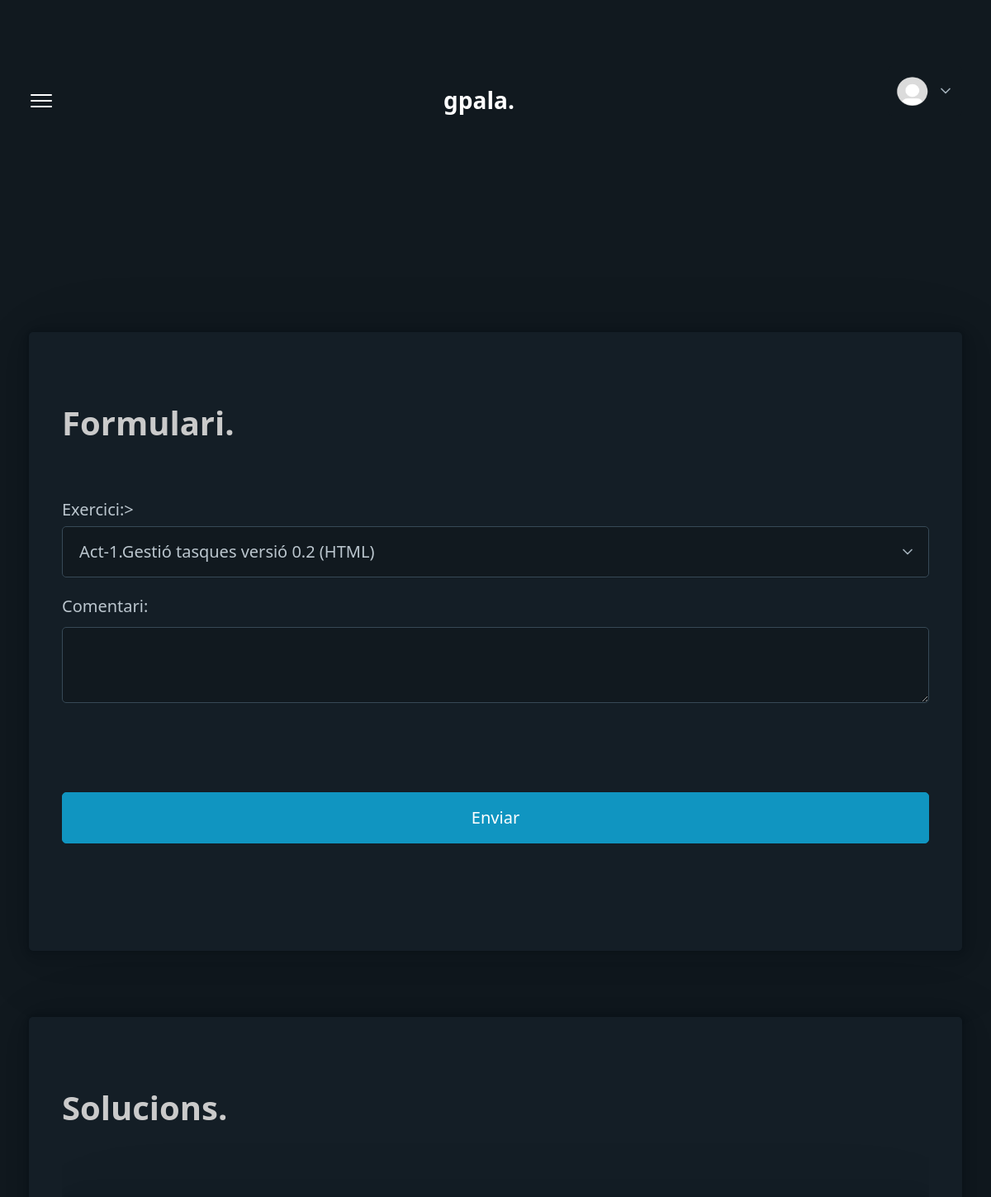
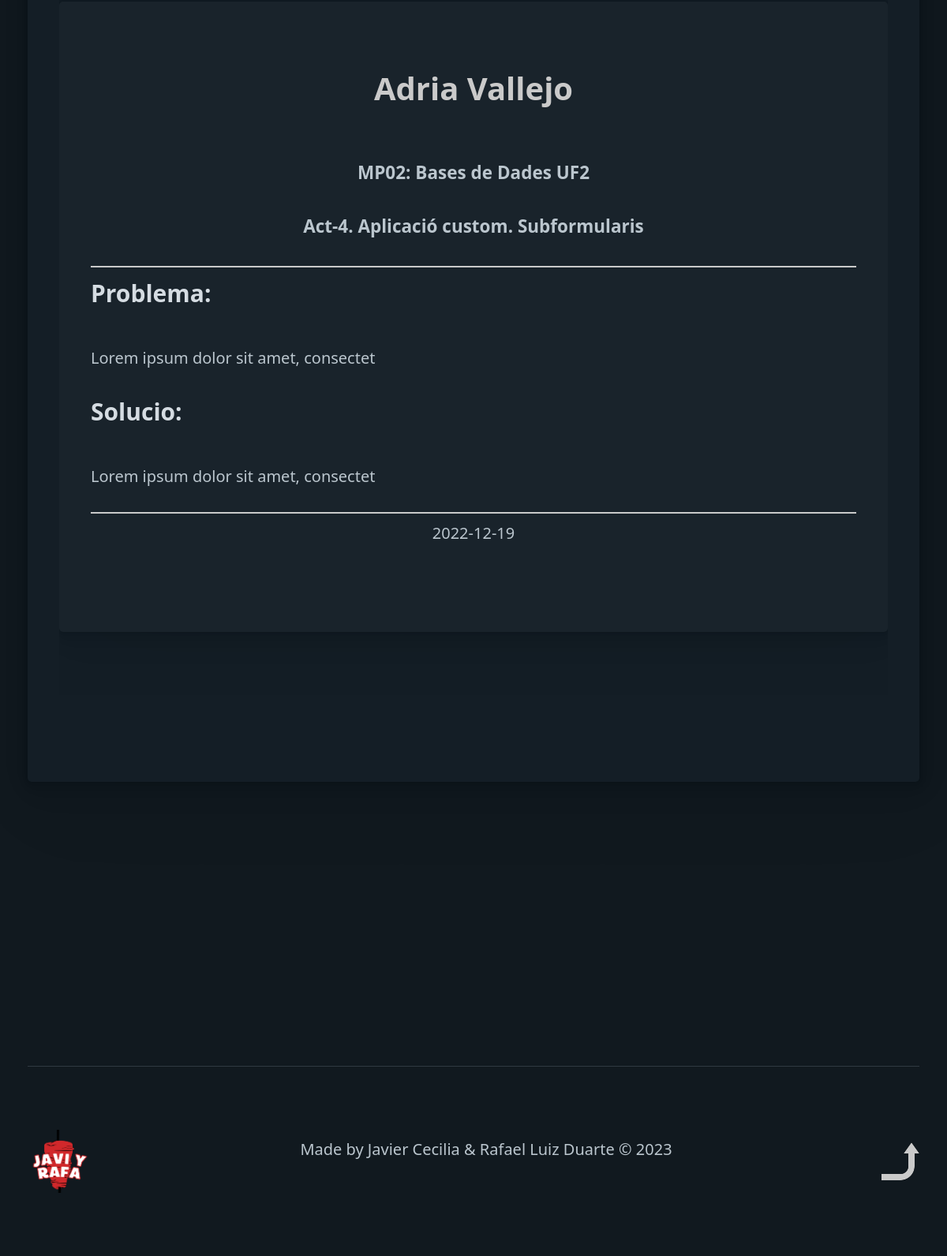
Page /lista.php (signed in) on the committed database (2 pictures, top to bottom).
### tables this page shows
CREATE TABLE consultes (
    id_consulta INT PRIMARY KEY AUTO_INCREMENT,
    
    usuario_consulta_FK INT,
    FOREIGN KEY (usuario_consulta_FK) REFERENCES usuarios(id_usuario),

    exercici_FK INT,
    FOREIGN KEY (exercici_FK) REFERENCES exercicis(id_exercici),

    profesor_FK INT,
    FOREIGN KEY (profesor_FK) REFERENCES usuarios(id_usuario),

    comentari LONGTEXT,

    hora VARCHAR(100),

    date DATE,

    resposta LONGTEXT,

    acabada BOOLEAN
);

CREATE TABLE usuarios (
    id_usuario INT PRIMARY KEY AUTO_INCREMENT,

    nom VARCHAR(50),
    
    cognom  VARCHAR(100),

    email VARCHAR(255),

    usuario VARCHAR(255),

    password VARCHAR(255),

    permis INTEGER,
    FOREIGN KEY (permis) REFERENCES permis(id_permis)

);

CREATE TABLE moduls (
    id_modul INT PRIMARY KEY AUTO_INCREMENT,

    modul VARCHAR(255),

    uf VARCHAR(255),

    profesor INT,
    FOREIGN KEY (profesor) REFERENCES usuarios (id_usuario)
);

CREATE TABLE exercicis (
    id_exercici INT PRIMARY KEY AUTO_INCREMENT,

    modul_FK INTEGER,
    FOREIGN KEY (modul_FK) REFERENCES moduls (id_modul),

    exercici VARCHAR(255)
);

### lista.php (the view, shortened to what this page needs)
<!DOCTYPE html>
<html lang="en" data-theme="dark">
<head>
    <link rel="stylesheet" href="css/pico.min.css">
    <link rel="stylesheet" href="css/style.css">
</head>
<body class="container">
    <?php
        $con = mysqli_connect("localhost","rduart","u8EnMnxo#","rduart") or exit(mysqli_connect_error());
    ?>
    <header>
        <nav>
            <ul>
                <li><a class="secondary pointer" onclick="mostrar()"><img src="img/menu_icon.png" alt="" width="30px"></a></li>
            </ul>
            <ul>
                <li><strong class="title"><?php echo $_SESSION["usuario"] ?>.</strong></li>
            </ul>
            <details role="list"><summary><img class="profile" src="./img/user_img/default.png"></summary>
            </details>
        </nav>
    </header>
    <main>
        <article>
            <h1>Formulari.</h1>
            <form action="pages/consultes/consultes_save.php" method="POST">
                    <label for="exercici">Exercici:>
                        <select name="exercici" id="exercici">
                            <?php
                                $sql = "SELECT * FROM exercicis";
                                $exercicis_select = mysqli_query($con,$sql) or exit(mysqli_error($con));
                            ?>
                            <?php while($exercici_select = mysqli_fetch_array($exercicis_select)){ ?>
                                <option value="<?php echo $exercici_select["id_exercici"] ?>">
                                    <?php echo $exercici_select["exercici"] ?>
                                </option>
                            <?php } ?>
                        </select>
                <label for="comentari">Comentari:</label>
                <textarea name="comentari" id="comentari" type="text" required></textarea>
                <input type="submit" value="Enviar" role="button" class="boto">
            </form>
        </article>
        <?php
        $sql="SELECT * FROM consultes WHERE NOT resposta = ''";
        $buidas = mysqli_query($con,$sql) or exit(mysqli_error($con));
        $buida = mysqli_fetch_array($buidas);
        if (empty($buida["id_consulta"])){
        }else {
        ?>
        <article>
            <figure>
                <h1>Solucions.</h1>
                <?php
                $sql="SELECT * FROM consultes WHERE NOT resposta = ''";
                $consultes_so = mysqli_query($con,$sql) or exit(mysqli_error($con));
                while($consulte_so = mysqli_fetch_array($consultes_so)) { ?>
                    <article id="card">
                        <div class="card">
                        <h1 class="text_center">
                                <?php
                                $sql = "SELECT * FROM usuarios WHERE id_usuario =".$consulte_so["usuario_consulta_FK"];
                                $usuaris_so = mysqli_query($con,$sql) or exit(mysqli_error($con));
                                $usuari_so = mysqli_fetch_array($usuaris_so);
                                echo $usuari_so["nom"]." ".$usuari_so["cognom"];
                                ?>
                            </h1>
                            <div>
                                <?php
                                $sql = "SELECT * FROM exercicis WHERE id_exercici =".$consulte_so["exercici_FK"];
                                $exercicis = mysqli_query($con,$sql) or exit(mysqli_error($con));
                                $exercici = mysqli_fetch_array($exercicis);
                                $sql = "SELECT * FROM moduls WHERE id_modul = ".$exercici["modul_FK"];
                                $moduls_ex = mysqli_query($con,$sql) or exit(mysqli_error($con));
                                $modul_ex = mysqli_fetch_array($moduls_ex);
                                ?>
                                <h5 class="text_center">
                                <?php
                                echo $modul_ex["modul"]." ".$modul_ex["uf"];
                                ?>
                                </h5>
                            </div>
                            <div>
                                <h5 class="text_center">
                                <?php
                                echo $exercici["exercici"];
                                ?>
                                </h5>
                            </div>
                            <div class="linea"></div>
                            <div>
                                <h3>Problema:</h3>
                                <p>
                                <?php
                                echo $consulte_so["comentari"];
                                ?>
                                </p>
                            </div>
                            <div>
                                <h3>Solucio:</h3>
                                <p>
                                <?php
                                echo $consulte_so["resposta"];
                                ?>
                                </p>
                            </div>
                            <div class="linea"></div>
                            <p class="text_center"><?php echo $consulte_so["date"] ?></p>
                        </div>
                    </article>
                <?php } ?>
            </figure>
        </article>
        <?php } ?>
    </main>
    <footer id="footer">
        <div>
            <img src="img/logo.png" class="logo">
        </div>
        <div>
            <p>
                Made by Javier Cecilia & Rafael Luiz Duarte © <?php echo date("Y"); ?>
            </p>
        </div>
        <div>
            <a href="#"><img src="img/arrow-up_icon-rev.png" class="flecha"></a>
        </div>
    </footer>
</body>
</html>

### css/style.css (style rules this page uses)
html { scroll-behavior: smooth; }
h1 { color: rgb(202, 202, 202); }
.title { font-size: 28px; font-weight: bold; color: white; }
.boto { margin-top: 80px; }
.pointer { cursor: pointer; }
.text_center { text-align: center; }
.linea { border: #CACACA 1px solid; margin-top: 10px; margin-bottom: 10px; }
#card { background-color: #19232B !important; }
#footer { display: flex; justify-content: space-between; align-items: center; gap: 40px; margin-top: 200px; border-top: 1px solid #303941; }
#footer p { text-align: center; }
#footer .logo { width: 80px; }
.profile { width: 40px; height: 40px; }
details[role=list] summary:not([role]) { height: calc(1rem * var(--line-height) + var(--form-element-spacing-vertical) * 2 + var(--border-width) * 2); padding: var(--form-element-spacing-vertical) var(--form-element-spacing-horizontal); border-radius: var(--border-radius); background-color: var(--form-element-background-color); color: var(--form-element-placeholder-color); line-height: inherit; border: none !important; cursor: pointer; transition: none !important; }
details[role=list] summary::after, li[role=list]>a::after { height: 40px; }

### rows in the picture
consultes: usuario_consulta_FK.nom "Adria", usuario_consulta_FK.cognom "Vallejo", moduls.modul "MP02: Bases de Dades", moduls.uf "UF2", exercici_FK.exercici "Act-4. Aplicació custom. Subformularis", comentari "Lorem ipsum dolor sit amet, consectet", resposta "Lorem ipsum dolor sit amet, consectet", date "2022-12-19"

### other values in the picture
$_SESSION["usuario"] "gpala"
form field exercici "Act-1.Gestió tasques versió 0.2 (HTML)"
